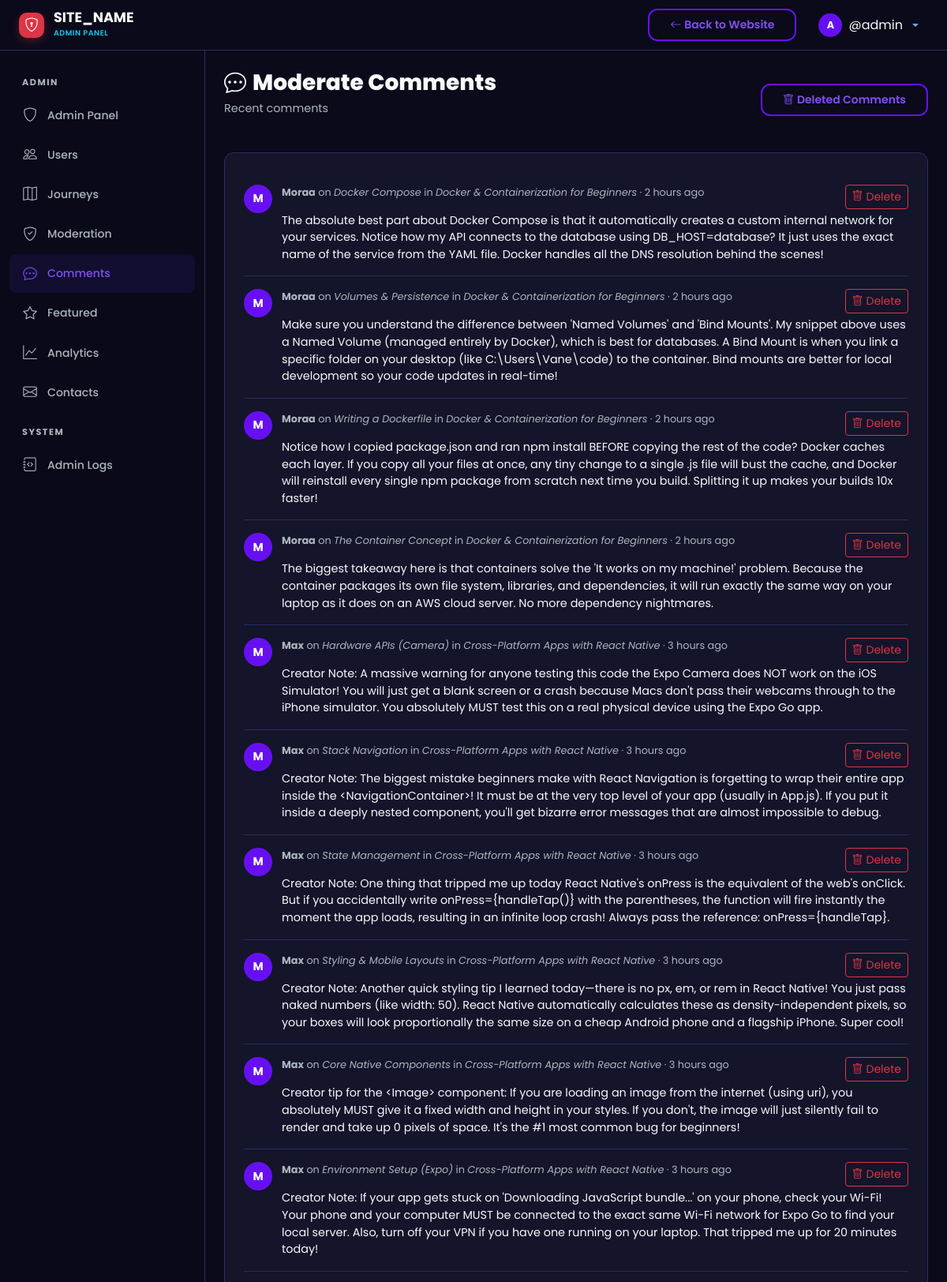
The app's page /admin/comments.php (signed in, upper part) with its own data.
### tables this page shows
CREATE TABLE `step_comments` (
  `id` int UNSIGNED NOT NULL,
  `step_id` int UNSIGNED NOT NULL,
  `user_id` int UNSIGNED NOT NULL,
  `parent_id` int UNSIGNED DEFAULT NULL,
  `content` text NOT NULL,
  `is_deleted` tinyint(1) NOT NULL DEFAULT '0',
  `created_at` datetime NOT NULL DEFAULT CURRENT_TIMESTAMP,
  `updated_at` datetime NOT NULL DEFAULT CURRENT_TIMESTAMP ON UPDATE CURRENT_TIMESTAMP
);

CREATE TABLE `users` (
  `id` int UNSIGNED NOT NULL,
  `username` varchar(50) NOT NULL,
  `email` varchar(255) NOT NULL,
  `password_hash` varchar(255) NOT NULL,
  `full_name` varchar(100) NOT NULL,
  `avatar` varchar(255) DEFAULT 'default-avatar.png',
  `bio` text,
  `role` enum('user','admin') NOT NULL DEFAULT 'user',
  `is_active` tinyint(1) NOT NULL DEFAULT '1',
  `current_streak` int UNSIGNED NOT NULL DEFAULT '0',
  `longest_streak` int UNSIGNED NOT NULL DEFAULT '0',
  `last_activity_date` date DEFAULT NULL,
  `created_at` datetime NOT NULL DEFAULT CURRENT_TIMESTAMP,
  `updated_at` datetime NOT NULL DEFAULT CURRENT_TIMESTAMP ON UPDATE CURRENT_TIMESTAMP
);

CREATE TABLE `steps` (
  `id` int UNSIGNED NOT NULL,
  `journey_id` int UNSIGNED NOT NULL,
  `step_number` int UNSIGNED NOT NULL,
  `title` varchar(255) NOT NULL,
  `description` text,
  `status` enum('pending','in_progress','completed') NOT NULL DEFAULT 'pending',
  `is_draft` tinyint(1) NOT NULL DEFAULT '0',
  `estimated_days` int UNSIGNED DEFAULT NULL,
  `created_at` datetime NOT NULL DEFAULT CURRENT_TIMESTAMP,
  `updated_at` datetime NOT NULL DEFAULT CURRENT_TIMESTAMP ON UPDATE CURRENT_TIMESTAMP
);

CREATE TABLE `journeys` (
  `id` int UNSIGNED NOT NULL,
  `user_id` int UNSIGNED NOT NULL,
  `title` varchar(255) NOT NULL,
  `slug` varchar(255) NOT NULL,
  `description` text,
  `category_id` int UNSIGNED DEFAULT NULL,
  `visibility` enum('public','private') NOT NULL DEFAULT 'public',
  `status` enum('active','completed','archived') NOT NULL DEFAULT 'active',
  `is_featured` tinyint(1) NOT NULL DEFAULT '0',
  `total_steps` int UNSIGNED NOT NULL DEFAULT '0',
  `completed_steps` int UNSIGNED NOT NULL DEFAULT '0',
  `clone_count` int UNSIGNED NOT NULL DEFAULT '0',
  `view_count` int UNSIGNED NOT NULL DEFAULT '0',
  `created_at` datetime NOT NULL DEFAULT CURRENT_TIMESTAMP,
  `updated_at` datetime NOT NULL DEFAULT CURRENT_TIMESTAMP ON UPDATE CURRENT_TIMESTAMP
);

### includes/helpers.php (called while the page is built, shortened)
<?php
function generateCSRFToken(): string {
    return $_SESSION['csrf_token'];
}
function sanitize(?string $input): string {
    return htmlspecialchars(trim($input), ENT_QUOTES, 'UTF-8');
}
function timeAgo(string $datetime): string {
    $now  = new DateTime();
    $past = new DateTime($datetime);
    $diff = $now->diff($past);
    if ($diff->h > 0) return $diff->h . ' hour' . ($diff->h > 1 ? 's' : '') . ' ago';
    return 'just now';
}

### admin/comments.php (the view, shortened to what this page needs)
<?php
require_once __DIR__ . '/../includes/helpers.php';
require_once __DIR__ . '/includes/admin_header.php';
$showDeleted = isset($_GET['deleted']);
if ($showDeleted) {
    $stmt = $db->query("SELECT sc.*, u.username, u.avatar, s.title AS step_title, j.title AS journey_title
        FROM step_comments sc JOIN users u ON sc.user_id = u.id JOIN steps s ON sc.step_id = s.id JOIN journeys j ON s.journey_id = j.id
        WHERE sc.is_deleted = 1 ORDER BY sc.created_at DESC LIMIT 50");
} else {
    $stmt = $db->query("SELECT sc.*, u.username, u.avatar, s.title AS step_title, j.title AS journey_title
        FROM step_comments sc JOIN users u ON sc.user_id = u.id JOIN steps s ON sc.step_id = s.id JOIN journeys j ON s.journey_id = j.id
        WHERE sc.is_deleted = 0 ORDER BY sc.created_at DESC LIMIT 50");
}
$comments = $stmt->fetchAll();
?>
<div class="st-page-header d-flex align-items-center justify-content-between flex-wrap gap-3">
    <div>
        <h1 class="st-page-title"><i class="bi bi-chat-dots me-2"></i>Moderate Comments</h1>
        <p class="st-page-subtitle"><?= $showDeleted ? 'Showing deleted comments' : 'Recent comments' ?></p>
    </div>
    <div>
        <?php if ($showDeleted): ?>
            <a href="<?= SITE_URL ?>/admin/comments.php" class="btn btn-st-secondary btn-sm"><i class="bi bi-eye me-1"></i>Active Comments</a>
        <?php else: ?>
            <a href="<?= SITE_URL ?>/admin/comments.php?deleted" class="btn btn-st-secondary btn-sm"><i class="bi bi-trash me-1"></i>Deleted Comments</a>
        <?php endif; ?>
    </div>
</div>
<div class="st-card">
    <?php if (empty($comments)): ?>
        <div class="st-empty-state py-4">
            <i class="bi bi-chat d-block"></i>
            <h6 class="text-muted">No comments found</h6>
        </div>
    <?php else: ?>
        <?php foreach ($comments as $c): ?>
        <div class="st-comment">
            <div class="st-avatar-initial" style="width:36px;height:36px;font-size:0.9rem;">
                <?= strtoupper(substr(sanitize(ltrim(!empty($c['full_name']) ? $c['full_name'] : $c['username'], '@')), 0, 1)) ?>
            </div>
            <div class="flex-grow-1">
                <div class="st-comment-meta d-flex justify-content-between">
                    <div>
                        <strong><?= sanitize(ltrim($c['username'], '@')) ?></strong>
                        on <em><?= sanitize($c['step_title']) ?></em> in <em><?= sanitize($c['journey_title']) ?></em>
                        · <?= timeAgo($c['created_at']) ?>
                    </div>
                    <div>
                        <?php if ($showDeleted): ?>
                            <a href="?action=restore&id=<?= $c['id'] ?>&token=<?= generateCSRFToken() ?>" class="btn btn-sm btn-outline-success"><i class="bi bi-arrow-counterclockwise me-1"></i>Restore</a>
                        <?php else: ?>
                            <a href="?action=delete&id=<?= $c['id'] ?>&token=<?= generateCSRFToken() ?>" class="btn btn-sm btn-outline-danger" onclick="return confirmDelete('Delete this comment?')"><i class="bi bi-trash me-1"></i>Delete</a>
                        <?php endif; ?>
                    </div>
                </div>
                <div class="st-comment-body"><?= nl2br(sanitize($c['content'])) ?></div>
            </div>
        </div>
        <?php endforeach; ?>
    <?php endif; ?>
</div>
<?php require_once __DIR__ . '/includes/admin_footer.php'; ?>

### assets/css/style.css (style rules this page uses)
:root { --st-primary: #6610f2; --st-primary-light: #844df5; --st-primary-dark: #520dc2; --st-secondary: #0dcaf0; --st-accent: #0dcaf0; --st-success: #198754; --st-warning: #ffc107; --st-danger: #dc3545; --st-info: #0dcaf0; --st-dark: #0a0a1a; --st-dark-card: #14142b; --st-dark-surface: #1c1c3d; --st-dark-border: #2d2d5f; --st-text: #f8f9fa; --st-text-muted: #adb5bd; --st-gradient-1: var(--st-primary); --st-gradient-2: var(--st-secondary); --st-gradient-3: #6c5ce7; --st-radius: 12px; --st-radius-sm: 8px; --st-radius-lg: 24px; --st-shadow: 0 10px 30px rgba(0, 0, 0, 0.3); --st-shadow-sm: 0 4px 12px rgba(0, 0, 0, 0.2); --st-transition: all 0.3s cubic-bezier(0.4, 0, 0.2, 1); --st-font: 'Poppins', 'Montserrat', sans-serif; }
* { margin: 0; padding: 0; box-sizing: border-box; }
body { font-family: var(--st-font); background: var(--st-dark); color: var(--st-text); line-height: 1.6; overflow-x: hidden; min-height: 100vh; }
a { color: var(--st-primary-light); text-decoration: none; transition: var(--st-transition); }
.btn-st-secondary { background: transparent; border: 2px solid var(--st-primary); color: var(--st-primary-light); font-weight: 600; padding: 8px 26px; border-radius: var(--st-radius); transition: var(--st-transition); }
.st-card { background: var(--st-dark-card); border: 1px solid var(--st-dark-border); border-radius: var(--st-radius); padding: 24px; transition: var(--st-transition); }
.st-avatar-initial { width: 32px; height: 32px; background: var(--st-primary); color: #fff; border-radius: 50%; display: flex; align-items: center; justify-content: center; font-weight: 700; font-size: inherit; text-transform: uppercase; flex-shrink: 0; overflow: hidden; }
.st-comment { display: flex; gap: 12px; padding: 16px 0; border-bottom: 1px solid var(--st-dark-border); }
.st-comment-meta { font-size: 0.8rem; color: var(--st-text-muted); margin-bottom: 4px; }
.st-comment-body { font-size: 0.9rem; line-height: 1.5; }

### assets/css/dashboard.css (style rules this page uses)
.st-page-header { margin-bottom: 28px; }
.st-page-title { font-size: 1.75rem; font-weight: 800; margin-bottom: 4px; }
.st-page-subtitle { color: var(--st-text-muted); font-size: 0.9rem; }

### records on screen
step_comments: user.username "M", user.username "Moraa", step.title "Docker Compose", journeys.title "Docker & Containerization for Beginners", created_at "2 hours ago", content "The absolute best part about Docker Compose is that it automatically creates a custom internal network for your services. Notice how my API connects to the database using DB_HOST=database? It just uses the exact name of the service from the YAML file. Docker handles all the DNS resolution behind the scenes!"
step_comments: user.username "M", user.username "Moraa", step.title "Volumes & Persistence", journeys.title "Docker & Containerization for Beginners", created_at "2 hours ago", content "Make sure you understand the difference between 'Named Volumes' and 'Bind Mounts'. My snippet above uses a Named Volume (managed entirely by Docker), which is best for databases. A Bind Mount is when you link a specific folder on your desktop (like C:\\Users\\Vane\\code) to the container. Bind mounts are better for local development so your code updates in real-time!"
step_comments: user.username "M", user.username "Moraa", step.title "Writing a Dockerfile", journeys.title "Docker & Containerization for Beginners", created_at "2 hours ago", content "Notice how I copied package.json and ran npm install BEFORE copying the rest of the code? Docker caches each layer. If you copy all your files at once, any tiny change to a single .js file will bust the cache, and Docker will reinstall every single npm package from scratch next time you build. Splitting it up makes your builds 10x faster!"
step_comments: user.username "M", user.username "Moraa", step.title "The Container Concept", journeys.title "Docker & Containerization for Beginners", created_at "2 hours ago", content "The biggest takeaway here is that containers solve the 'It works on my machine!' problem. Because the container packages its own file system, libraries, and dependencies, it will run exactly the same way on your laptop as it does on an AWS cloud server. No more dependency nightmares."
step_comments: user.username "M", user.username "Max", step.title "Hardware APIs (Camera)", journeys.title "Cross-Platform Apps with React Native", created_at "3 hours ago", content "Creator Note: A massive warning for anyone testing this code the Expo Camera does NOT work on the iOS Simulator! You will just get a blank screen or a crash because Macs don't pass their webcams through to the iPhone simulator. You absolutely MUST test this on a real physical device using the Expo Go app."
step_comments: user.username "M", user.username "Max", step.title "Stack Navigation", journeys.title "Cross-Platform Apps with React Native", created_at "3 hours ago", content "Creator Note: The biggest mistake beginners make with React Navigation is forgetting to wrap their entire app inside the <NavigationContainer>! It must be at the very top level of your app (usually in App.js). If you put it inside a deeply nested component, you'll get bizarre error messages that are almost impossible to debug."
step_comments: user.username "M", user.username "Max", step.title "State Management", journeys.title "Cross-Platform Apps with React Native", created_at "3 hours ago", content "Creator Note: One thing that tripped me up today React Native's onPress is the equivalent of the web's onClick. But if you accidentally write onPress={handleTap()} with the parentheses, the function will fire instantly the moment the app loads, resulting in an infinite loop crash! Always pass the reference: onPress={handleTap}."
step_comments: user.username "M", user.username "Max", step.title "Styling & Mobile Layouts", journeys.title "Cross-Platform Apps with React Native", created_at "3 hours ago", content "Creator Note: Another quick styling tip I learned today—there is no px, em, or rem in React Native! You just pass naked numbers (like width: 50). React Native automatically calculates these as density-independent pixels, so your boxes will look proportionally the same size on a cheap Android phone and a flagship iPhone. Super cool!"
step_comments: user.username "M", user.username "Max", step.title "Core Native Components", journeys.title "Cross-Platform Apps with React Native", timeAgo($c['created_at']) "3 hours ago", content "Creator tip for the <Image> component: If you are loading an image from the internet (using uri), you absolutely MUST give it a fixed width and height in your styles. If you don't, the image will just silently fail to render and take up 0 pixels of space. It's the #1 most common bug for beginners!"
step_comments: user.username "M", user.username "Max", step.title "Environment Setup (Expo)", journeys.title "Cross-Platform Apps with React Native", timeAgo($c['created_at']) "3 hours ago", content "Creator Note: If your app gets stuck on 'Downloading JavaScript bundle...' on your phone, check your Wi-Fi! Your phone and your computer MUST be connected to the exact same Wi-Fi network for Expo Go to find your local server. Also, turn off your VPN if you have one running on your laptop. That tripped me up for 20 minutes today!"

### other values on screen
SITE_NAME "SITE_NAME"
$currentUser['username'] "@admin"
